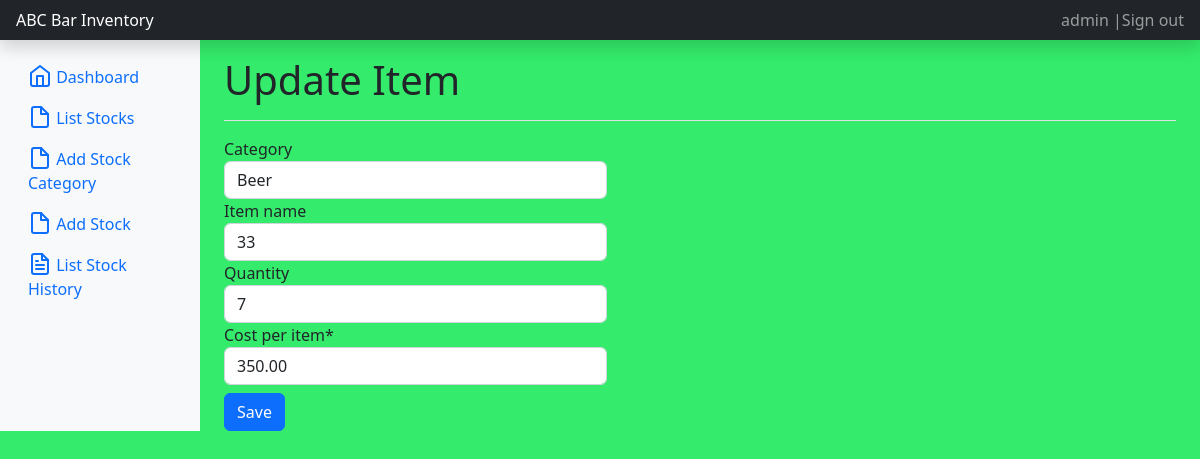
/update_items/4/ (signed in), run on the app's committed database.
### barstore/models.py (models this page shows, shortened)
class Stock(models.Model):
    category = models.ForeignKey(
        Category, on_delete=models.CASCADE, blank=True)
    item_name = models.CharField(max_length=50, blank=True, null=True)
    quantity = models.IntegerField(default='0', blank=True, null=True)
    cost_per_item = models.DecimalField(
        max_digits=19, decimal_places=2, null=False, blank=False)
    sales = models.DecimalField(
        max_digits=19, decimal_places=2, null=True, blank=False)
    quantity_damaged = models.IntegerField(default='0', blank=True, null=True)
    receive_quantity = models.IntegerField(default='0', blank=True, null=True)
    receive_by = models.CharField(max_length=50, blank=True, null=True)
    issue_quantity = models.IntegerField(default='0', blank=True, null=True)
    issue_by = models.CharField(max_length=50, blank=True, null=True)
    issue_to = models.CharField(max_length=50, blank=True, null=True)
    created_by = models.CharField(max_length=50, blank=True, null=True)
    reorder_level = models.IntegerField(default='0', blank=True, null=True)
    last_updated = models.DateTimeField(auto_now_add=False, auto_now=True)
    timestamp = models.DateTimeField(auto_now_add=True, auto_now=False)

### barstore/views.py (the view)
# urls.py: path('update_items/<str:pk>/', views.update_items, name="update_items"),
@login_required
def update_items(request, pk):
    header = 'Update Item'
    queryset = Stock.objects.get(id=pk)
    form = StockUpdateForm(instance=queryset)
    if request.method == 'POST':
        form = StockUpdateForm(request.POST, instance=queryset)
        if form.is_valid():
            form.save()
            messages.success(request, 'Updated Successfully')
            return redirect('list_item')
    context = {
        'form': form,
        'header':  header,
    }
    return render(request, 'add_items.html', context)

### barstore/forms.py
class StockUpdateForm(forms.ModelForm):
    class Meta:
        model = Stock
        fields = ['category', 'item_name', 'quantity', 'cost_per_item']

### barstore/models.py (called while the page is built)
    def __str__(self):
        return self.name

### barstore/templates/add_items.html
{% extends "layout.html" %}
{% load crispy_forms_tags %}
{% load static %}
{% block page_content %}
<div class="d-flex justify-content-between flex-wrap flex-md-nowrap align-items-center pt-3 pb-2 mb-3 border-bottom">
	<h1 class="h1">{{header}}</h1>
  </div>
  <div class="jumbotron">
  <div class="row">
    <div class="col-sm-5">
       <div class="display_table">
         <form method='POST' action=''>{% csrf_token %}
           {{form|crispy}}
           <input class="btn btn-primary mt-2" type="submit" value='Save'/>
         </form>
       </div>
    </div>
</div>
</div>
	{% endblock %}

### templates/layout.html (shortened to what this page needs)
{% load static %}
<!doctype html>
<html lang="en">
  <head>
    <link href="https://cdn.jsdelivr.net/npm/bootstrap@5.2.3/dist/css/bootstrap.min.css" rel="stylesheet">
    <link rel="stylesheet" href="{% static 'css/styles.css' %}" type="text/css">
   <link href="{% static 'js/jquery-ui-1.13.2/jquery-ui.min.css' %}" rel="stylesheet">
    <link href="{% static 'js/jquery-ui-1.13.2/jquery-ui.structure.min.css' %}" rel="stylesheet">
    <link href="{% static 'js/jquery-ui-1.13.2/jquery-ui.theme.min.css' %}" rel="stylesheet">
</head>
  <body>
    <header class="navbar navbar-dark sticky-top bg-dark flex-md-nowrap p-0 shadow">
        <a class="navbar-brand col-md-3 col-lg-2 me-0 px-3 fs-6" href="#">ABC Bar Inventory</a>
        <div class="navbar-nav">
          <div class="nav-item text-nowrap">
            {% if request.user.is_authenticated %}
            <a class="nav-link px-3" href="/accounts/logout">{{ user }} |Sign out</a>
            {% endif %}
          </div>
        </div>
      </header>
      <div class="container-fluid">
        <div class="row">
          <nav id="sidebarMenu" class="col-md-3 col-lg-2 d-md-block bg-light sidebar collapse">
            <div class="position-sticky pt-3 sidebar-sticky">
              <ul class="nav flex-column">
                <li class="nav-item">
                  <a class="nav-link active" aria-current="page" href="{% url 'home' %}">
                    <span data-feather="home" class="align-text-bottom"></span>
                    Dashboard
                  </a>
                </li>
                <li class="nav-item">
                  <a class="nav-link" href="{% url 'list_item' %}">
                    <span data-feather="file" class="align-text-bottom"></span>
                    List Stocks
                  </a>
                </li>
                <li class="nav-item">
                  <a class="nav-link" href="{% url 'add_category' %}">
                    <span data-feather="file" class="align-text-bottom"></span>
                    Add Stock Category
                  </a>
                </li>
                <li class="nav-item">
                  <a class="nav-link" href="{% url 'add_items' %}">
                    <span data-feather="file" class="align-text-bottom"></span>
                    Add Stock
                  </a>
                </li>
                <li class="nav-item">
                  <a class="nav-link" href="{% url 'list_history' %}">
                    <span data-feather="file-text" class="align-text-bottom"></span>
                    List  Stock History
                  </a>
                </li>
              </ul>
            </div>
          </nav>
          <main class="col-md-9 ms-sm-auto col-lg-10 px-md-4 don">
            {% block page_content %}{% endblock %}
        </main>
    </div>
  </div>
</body>
</html>

### static/css/styles.css (style rules this page uses)
body { background-color: #34eb6b; }

### data on the page
Stock: category "Beer", item_name "33", quantity "7", cost_per_item "350.00"

### other printed values
{{ user }} "admin"
{{ header }} "Update Item"
